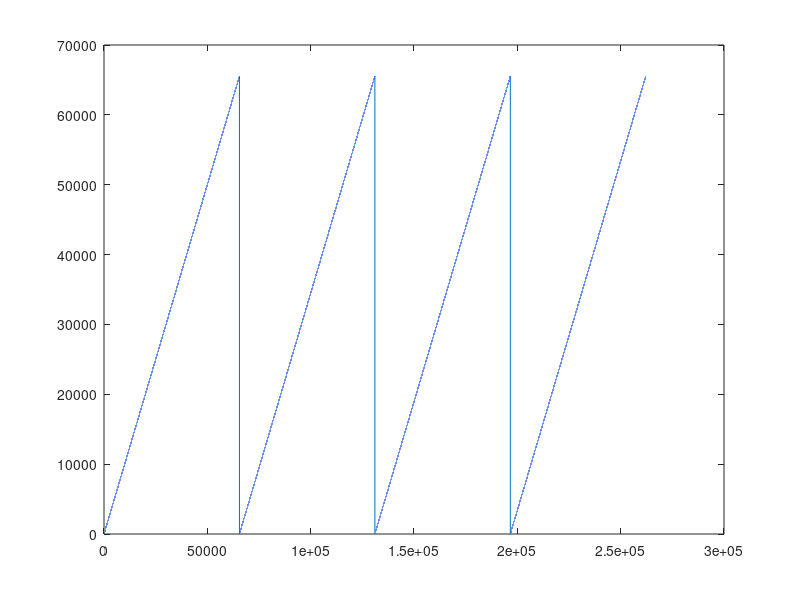
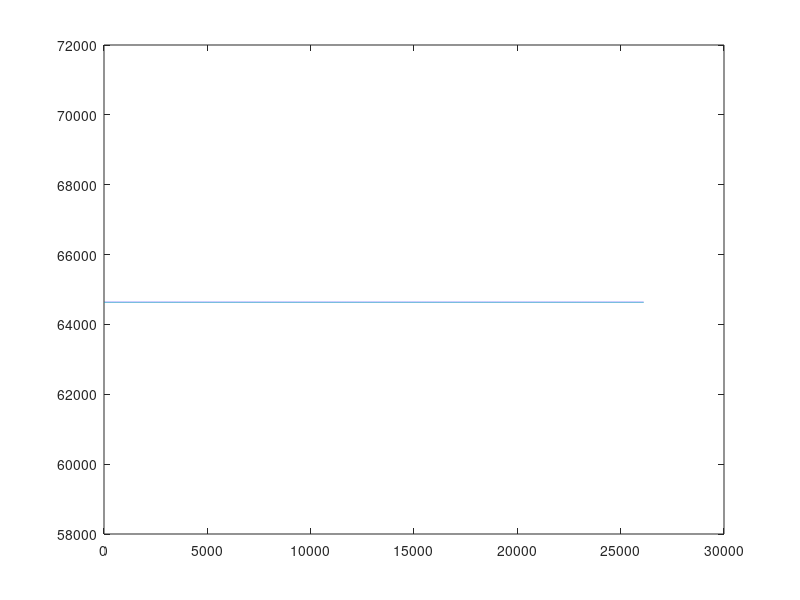

Write MATLAB code to recreate these figures, in order.
%Wheel sensor

close all;
clear all;
clc;

format short eng

maxvalue = 65535;
tx = 0:1:maxvalue;
t = [tx tx tx tx];
plot(t)

timestamp(1) = 0;
timestamp(2) = timestamp(1) + 900;

cnt = 1;
for i = 0:10:length(t)-1000
    
    timestamp(1) = i;
    timestamp(2) = timestamp(1) - 900;

if(timestamp(2) > timestamp(1))
    period = timestamp(2) - timestamp(1);
elseif (timestamp(2) == timestamp(1))
    period = 0;
else
    period = timestamp(2) + (maxvalue - timestamp(1));
end

log_period(cnt) = period;
cnt = cnt + 1;
end
figure()
plot(log_period)